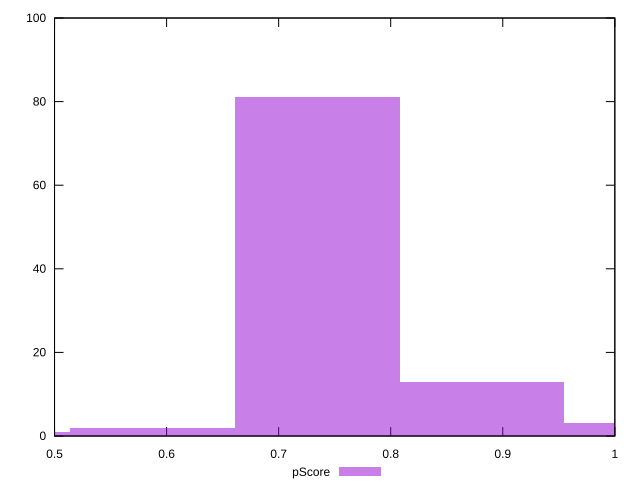

Source code (gnuplot):
reset

$pScore <<EOF
0.7345702969075869 81
0.8814843562891044 13
0.5876562375260695 2
1.0283984156706216 3
0.4407421781445522 1
EOF

set key outside below
set boxwidth 0.1469140593815174
set xrange [0.5:1]
set yrange [0:100]
set trange [0:100]
set style fill transparent solid 0.5 noborder
set terminal svg size 640, 490 enhanced background rgb 'white'
set output "report_00014_2021-02-09T15:56:05.503Z/unused-css-rules/samples/pages+cached+noadtech+nomedia/pScore/histogram.svg"

plot $pScore title "pScore" with boxes

reset
